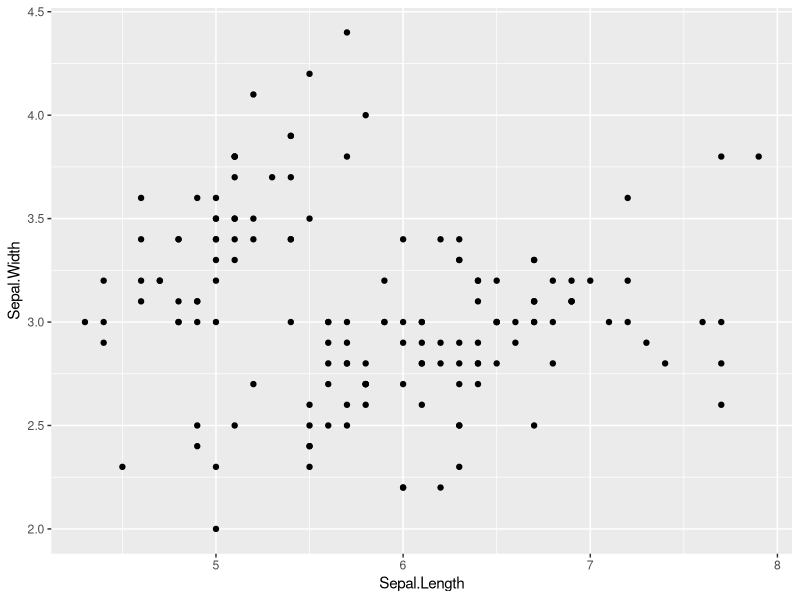
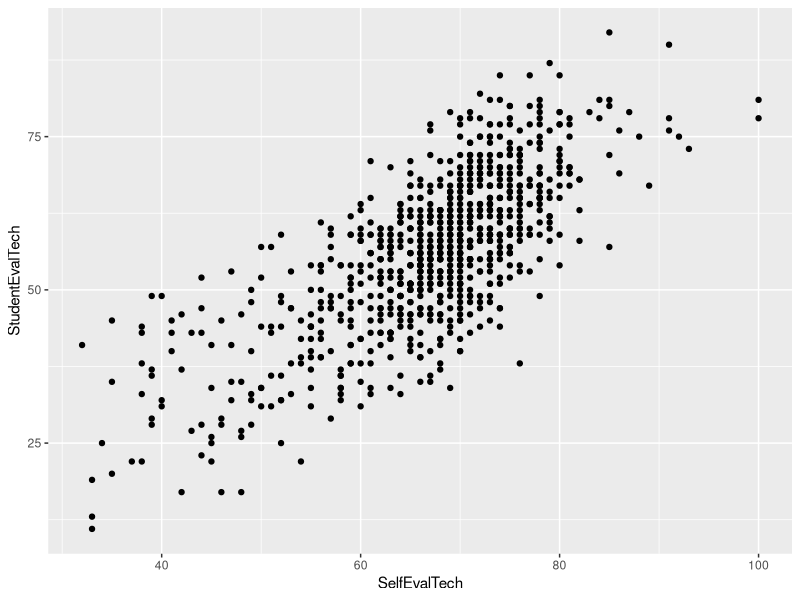
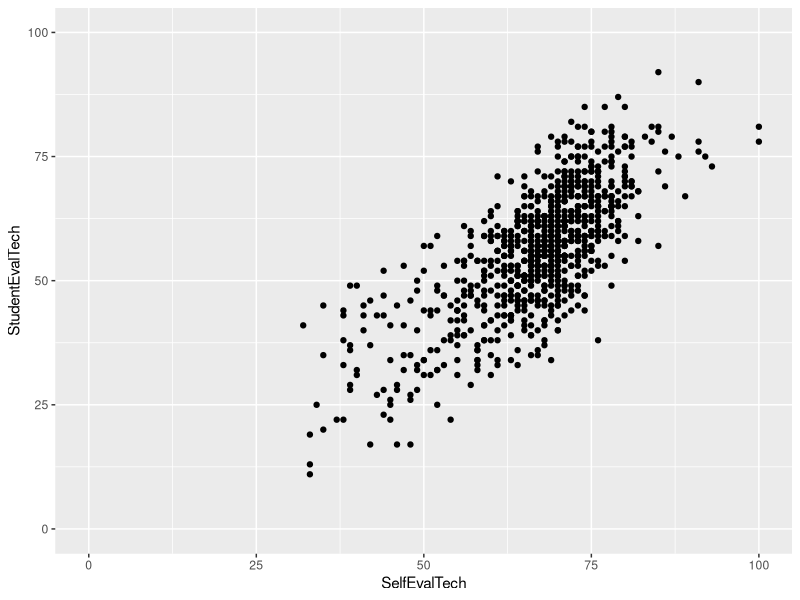
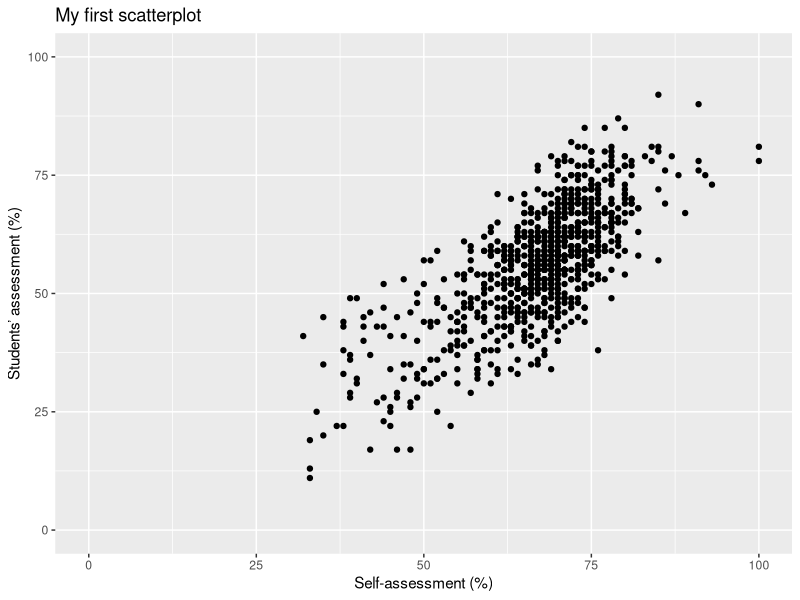
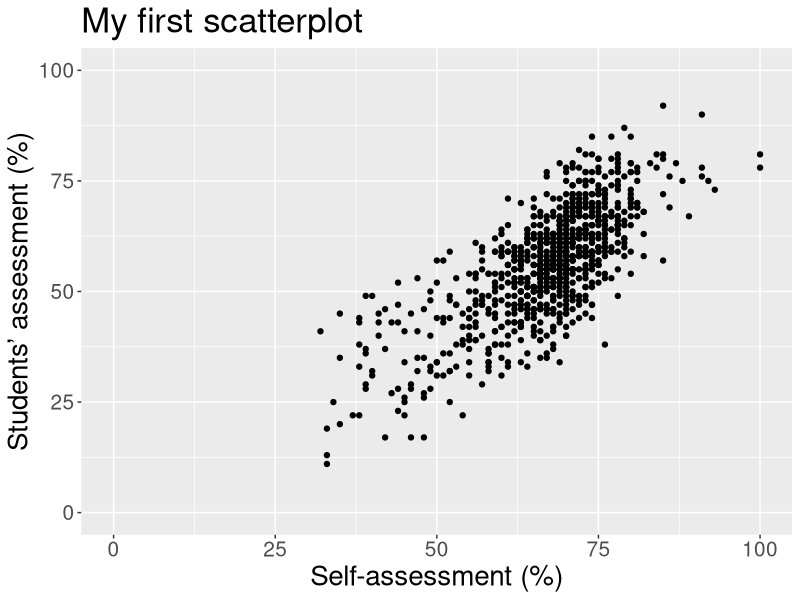
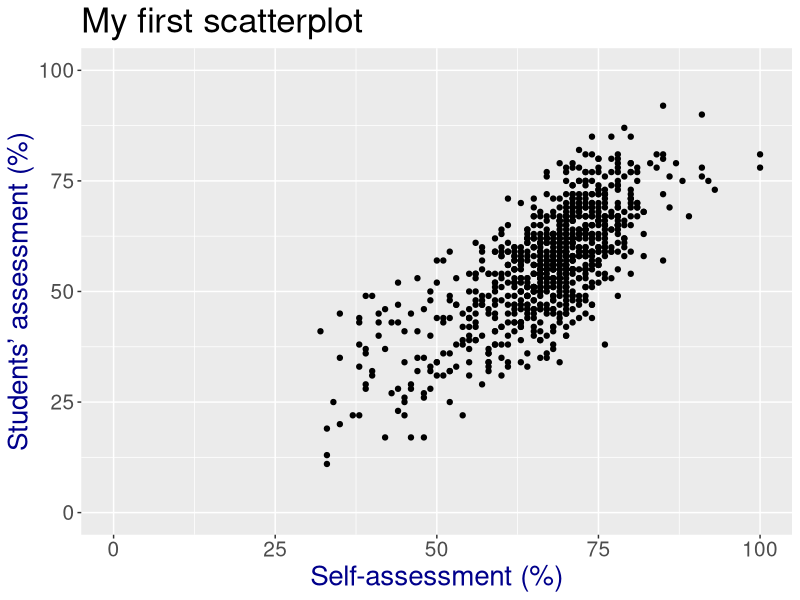
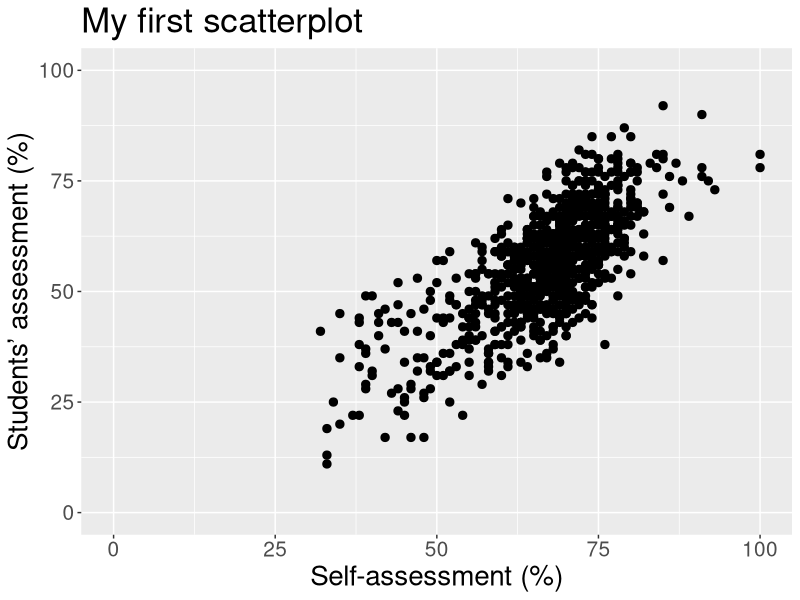
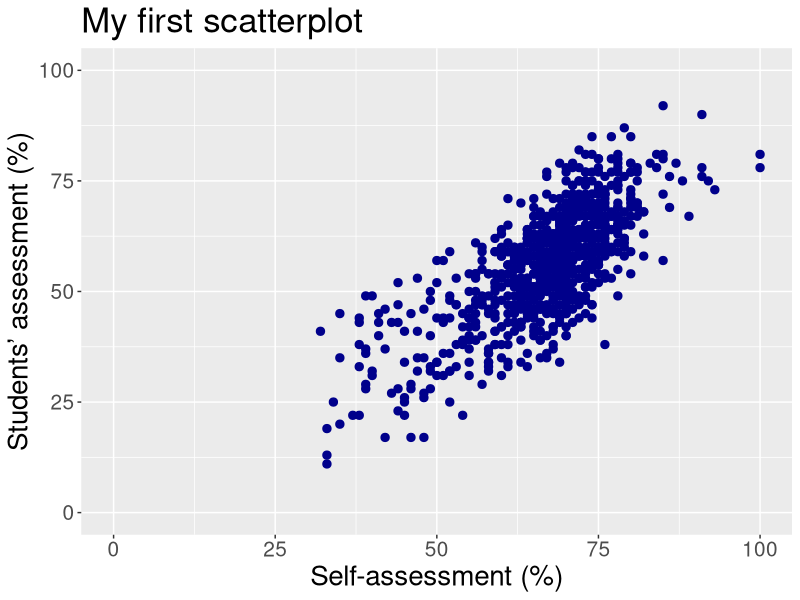

Recreate these plots in R, in order.
## ---- chunk 1
knitr::opts_chunk$set(collapse = TRUE)
## ---- chunk 2
library(ggplot2)
## ---- chunk 3
ggplot(iris, aes(x = Sepal.Length, y = Sepal.Width)) + 
  geom_point()
## ---- chunk 4
library(ggplot2)
## ---- chunk 5
library(readxl)
data <- read_excel("FacultyAffairs.xlsx")
## ---- chunk 6
ggplot(data, aes(x = SelfEvalTech, y = StudentEvalTech)) + 
  geom_point()
## ---- chunk 7
ggplot(data, aes(x = SelfEvalTech, y = StudentEvalTech)) + 
  geom_point()+
  xlim(0,100)+
  ylim(0,100)
## ---- chunk 8
ggplot(data, aes(x = SelfEvalTech, y = StudentEvalTech)) + 
  geom_point()+
  xlim(0,100)+
  ylim(0,100)+
  labs(title="My first scatterplot",
       x="Self-assessment (%)",
       y="Students’ assessment (%)")
## ---- chunk 9
ggplot(data, aes(x = SelfEvalTech, y = StudentEvalTech)) + 
  geom_point()+
  xlim(0,100)+
  ylim(0,100)+
  labs(title="My first scatterplot",
       x="Self-assessment (%)",
       y="Students’ assessment (%)")+
  theme(axis.text =element_text(size=15),
        axis.title=element_text(size=20),
        plot.title=element_text(size=25))
## ---- chunk 10
ggplot(data, aes(x = SelfEvalTech, y = StudentEvalTech)) + 
  geom_point()+
  xlim(0,100)+
  ylim(0,100)+
  labs(title="My first scatterplot",
       x="Self-assessment (%)",
       y="Students’ assessment (%)")+
  theme(axis.text =element_text(size=15),
        axis.title=element_text(size=20,colour="darkblue"),
        plot.title=element_text(size=25))
## ---- chunk 11
ggplot(data, aes(x = SelfEvalTech, y = StudentEvalTech)) + 
  geom_point(size=2.5)+
  xlim(0,100)+
  ylim(0,100)+
  labs(title="My first scatterplot",
       x="Self-assessment (%)",
       y="Students’ assessment (%)")+
  theme(axis.text =element_text(size=15),
        axis.title=element_text(size=20),
        plot.title=element_text(size=25))
## ---- chunk 12
ggplot(data, aes(x = SelfEvalTech, y = StudentEvalTech)) + 
  geom_point(size=2.5, colour="darkblue")+
  xlim(0,100)+
  ylim(0,100)+
  labs(title="My first scatterplot",
       x="Self-assessment (%)",
       y="Students’ assessment (%)")+
  theme(axis.text =element_text(size=15),
        axis.title=element_text(size=20),
        plot.title=element_text(size=25))
## ---- chunk 13
ggplot(data, aes(x = SelfEvalTech, y = StudentEvalTech)) + 
  geom_point(size=2.5, colour="darkblue", alpha= 0.5)+
  xlim(0,100)+
  ylim(0,100)+
  labs(title="My first scatterplot",
       x="Self-assessment (%)",
       y="Students’ assessment (%)")+
  theme(axis.text =element_text(size=15),
        axis.title=element_text(size=20),
        plot.title=element_text(size=25))
## ---- chunk 14
ggplot(data, aes(x = SelfEvalTech, y = StudentEvalTech, color=as.factor(AcadYear))) + 
  geom_point(size=2.5, alpha= 0.5)+
  xlim(0,100)+
  ylim(0,100)+
  labs(title="My first scatterplot",
       x="Self-assessment (%)",
       y="Students’ assessment (%)")+
  theme(axis.text =element_text(size=15),
        axis.title=element_text(size=20),
        plot.title=element_text(size=25))
## ---- chunk 15
ggplot(data, aes(x = SelfEvalTech, y = StudentEvalTech)) + 
  geom_point(aes(col=as.factor(AcadYear)),size=2.5, alpha= 0.5)+
  xlim(0,100)+
  ylim(0,100)+
  labs(title="My first scatterplot",
       x="Self-assessment (%)",
       y="Students’ assessment (%)")+
  theme(axis.text =element_text(size=15),
        axis.title=element_text(size=20),
        plot.title=element_text(size=25))
## ---- chunk 16
ggplot(data, aes(x = SelfEvalTech, y = StudentEvalTech, color=as.factor(AcadYear))) + 
  geom_point(size=2.5, alpha= 0.5)+
  scale_colour_manual("Academic Year", values= c("#007BB5", "#E0403F", "#F18825", "#006B44"))+
  xlim(0,100)+
  ylim(0,100)+
  labs(title="My first scatterplot",
       x="Self-assessment (%)",
       y="Students’ assessment (%)")+
  theme(axis.text =element_text(size=15),
        axis.title=element_text(size=20),
        plot.title=element_text(size=25))
## ---- chunk 17
ggplot(data, aes(x = SelfEvalTech, y = StudentEvalTech, color=as.factor(AcadYear))) + 
  geom_point(size=2.5, alpha= 0.5)+
  scale_colour_manual("Academic Year", values= c("#007BB5", "#E0403F", "#F18825", "#006B44"))+
  xlim(0,100)+
  ylim(0,100)+
  labs(title="My first scatterplot",
       x="Self-assessment (%)",
       y="Students’ assessment (%)")+
  theme(axis.text =element_text(size=15),
        axis.title=element_text(size=20),
        plot.title=element_text(size=25),
        legend.position=c(0.15,0.8))

## ---- chunk 18
ggplot(data, aes(x = SelfEvalTech, y = StudentEvalTech, color=as.factor(AcadYear))) + 
  geom_point(size=2.5, alpha= 0.5)+
  scale_colour_manual("Academic Year", values= c("#007BB5", "#E0403F", "#F18825", "#006B44"))+
  xlim(0,100)+
  ylim(0,100)+
  labs(title="My first scatterplot",
       x="Self-assessment (%)",
       y="Students’ assessment (%)")+
  theme(axis.text =element_text(size=15),
        axis.title=element_text(size=20),
        plot.title=element_text(size=25),
        legend.position=c(0.1,0.8),
        legend.title=element_text(size=12))

## ---- chunk 19
ggplot(data, aes(x = SelfEvalTech, y = StudentEvalTech, color=as.factor(AcadYear))) + 
  geom_point(size=2.5, alpha= 0.5)+
  scale_colour_manual("Academic Year", values= c("#007BB5", "#E0403F", "#F18825", "#006B44"))+
  xlim(0,100)+
  ylim(0,100)+
  labs(title="My first scatterplot",
       x="Self-assessment (%)",
       y="Students’ assessment (%)")+
  theme(axis.text =element_text(size=15),
        axis.title=element_text(size=20),
        plot.title=element_text(size=25),
        legend.position=c(0.1,0.8),
        legend.title=element_text(size=12),
        legend.background = element_rect(colour="black"))

## ---- chunk 20
ggplot(data, aes(x = SelfEvalTech, y = StudentEvalTech, color=as.factor(AcadYear))) + 
  geom_point(size=2.5, alpha= 0.5)+
  scale_colour_manual("Academic Year", values= c("#007BB5", "#E0403F", "#F18825", "#006B44"))+
  xlim(0,100)+
  ylim(0,100)+
  labs(title="My first scatterplot",
       x="Self-assessment (%)",
       y="Students’ assessment (%)")+
  theme(axis.text =element_text(size=15),
        axis.title=element_text(size=20),
        plot.title=element_text(size=25),
        legend.position=c(0.1,0.8),
        legend.title=element_text(size=12),
        legend.background = element_rect(colour="black"),
        legend.text= element_text(size=10))

